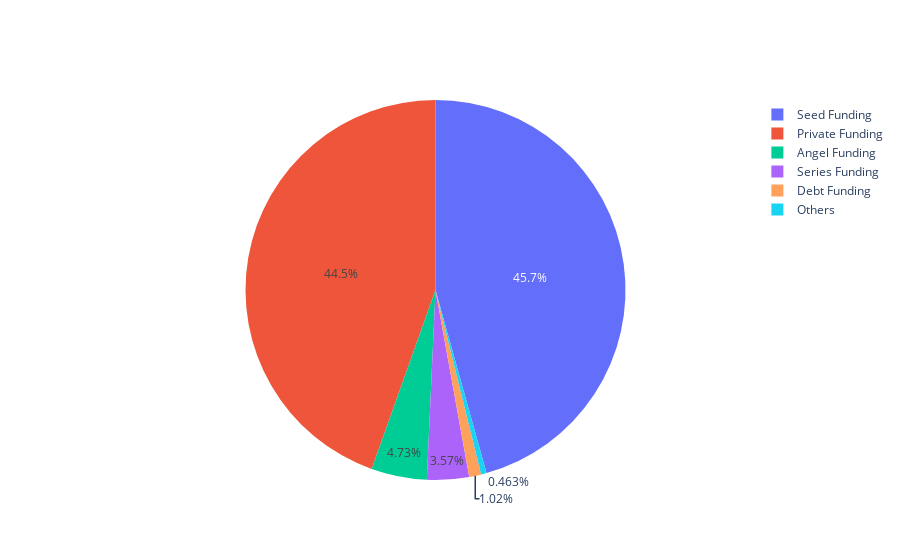

The code cell stored with this chart in its notebook:
### Markdown cell above
## Investment type

### Code cell
a=pd.get_dummies(df['round']).sum().sort_values(ascending= False)
a= pd.DataFrame(a).reset_index().rename(columns= {'index': 'type', 0:'count'})
# a.loc[a['indus'.str.contains('Food', regex=False), 'industry']= 'Food'
a.loc[a['count'] < 10, 'type']='Others'
fig = go.Figure(data=[go.Pie(labels=a.type, values=a['count'])])
fig.show()
# df['round'].value_counts().plot(kind='pie', legend= True)

### Figure 1 — Plotly figure (JSON) as saved in the notebook; plotly's stock layout.template omitted (floating-point values rounded to 4 significant figures)
{"data": [{"labels": ["Seed Funding", "Private Funding", "Angel Funding", "Series Funding", "Debt Funding", "Others", "Others", "Others", "Others", "Others", "Others", "Others", "Others", "Others", "Others"], "type": "pie", "values": [1382, 1348, 143, 108, 31, 3, 2, 2, 1, 1, 1, 1, 1, 1, 1]}], "layout": {}}
